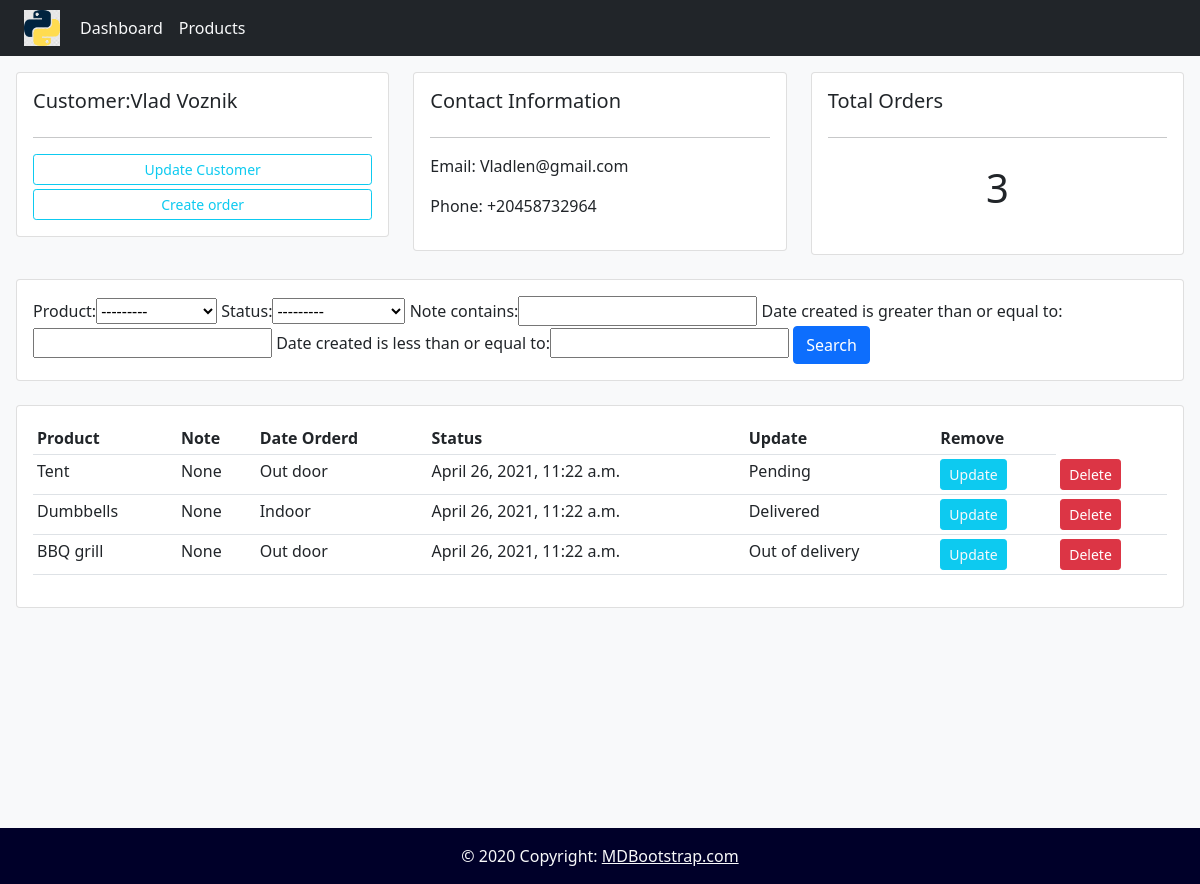
/customer/3/, run on the app's committed database.
### accounts/models.py (models this page shows, shortened)
class Customer(models.Model):
	name					= models.CharField(max_length = 50)
	email 					= models.EmailField(max_length = 250)
	phone_number 			= models.CharField(max_length = 12)
	date_created			= models.DateTimeField(auto_now_add = True ,null = True)
	class Meta:
		verbose_name = "Customer"
		verbose_name_plural = "Customers"

class Order(models.Model):
	STATUS = (
		('Pending','Pending'),
		('Out of delivery','Out of delivery'),
		('Delivered','Delivered')
		)
	customer 			= models.ForeignKey(Customer, null = True, on_delete=models.SET_NULL)
	product 			= models.ForeignKey(Product, null = True, on_delete=models.SET_NULL)
	date_created		= models.DateTimeField(auto_now_add = True, null = True)
	status 				= models.CharField(max_length = 100, choices = STATUS)
	note 				= models.CharField(max_length = 1000, null = True)
	class Meta:
		verbose_name = "Order"
		verbose_name_plural = "Orders"

class Product(models.Model):
	CATEGORY = (
		('Indoor','Indoor'),
		('Out door','Outdoor'),
		)
	name 				= models.CharField(max_length = 200, null = True)
	price 				= models.FloatField(null = True)
	category 			= models.CharField(max_length = 200, null = True, choices = CATEGORY)
	description 		= models.CharField(max_length = 200, null = True)
	date_created		= models.DateTimeField(auto_now_add = True, null = True)
	tag 				= models.ManyToManyField(Tag)
	def __str__(self):
		return self.name
	class Meta:
		verbose_name = "Product"
		verbose_name_plural = "Products"

### accounts/views.py (the view)
# urls.py: path('customer/<str:pk>/', views.customer, name='customer'),
def customer(request, pk):
	customer		= Customer.objects.get(id = pk)
	orders			= customer.order_set.all() #Обращаемся к ребенку(Order) и к его родителю (Product)
	orders_c		= orders.count()
	myFilter = OrderFilter(request.GET, queryset=orders) # Filter stuff
	orders = myFilter.qs
	return render(request,'accounts/customer.html',{
		'customer':customer,
		'orders':orders,
		'orders_c':orders_c,
		'myFilter':myFilter,
		})

### accounts/templates/accounts/customer.html
{%  extends 'base.html' %}
{% block content %}
<div class="w-85 p-3 mx-auto">
	<div class="row">
		<div class="col-md">
			<div class="card card-body">
				<h5>Customer:{{customer.name}}</h5>
				<hr>
				<a class="btn btn-outline-info  btn-sm btn-block" href="">Update Customer</a>
				<a class="btn btn-outline-info  btn-sm btn-block mt-1" href="{% url 'create_order' customer.id %}">Create order</a>
			</div>
		</div>
		<div class="col-md">
			<div class="card card-body">
				<h5>Contact Information</h5>
				<hr>
				<p>Email: {{customer.email}}</p>
				<p>Phone: {{customer.phone_number}} </p>
			</div>
		</div>
		<div class="col-md">
			<div class="card card-body">
				<h5>Total Orders</h5>
				<hr>
				<h1 style="text-align: center;padding: 10px">{{ orders_c }}<h1>
			</div>
		</div>
	</div>
	<br>
	<div class="row">
		<div class="col">
			<div class="card card-body">
				<form method="get">
					{{myFilter.form}}
			    <button class="btn btn-primary" type="submit">Search</button>
			  </form>
			</div>
		</div>
	</div>
	<br>
	<div class="row">
		<div class="col-md">
			<div class="card card-body">
				<table class="table table-sm">
					<tr>
						<th>Product</th>
						<th>Note</th>
						<th>Date Orderd</th>
						<th>Status</th>
						<th>Update</th>
						<th>Remove</th>
					</tr>
					{% for i in orders %}
					<tr>
						<td>{{i.product}}</td>
						<td>{{i.note}}</td>
						<td>{{i.product.category}}</td>
						<td>{{i.date_created}}</td>
						<td>{{i.status}}</th>
						<td><a href="" class ="btn btn-sm btn-info text-light">Update</a></td>
						<td><a href="" class ="btn btn-sm btn-danger">Delete</a></td>
					</tr>
					{% endfor %}
				</table>
			</div>
		</div>
	</div>
</div>
{% endblock %}

### static/css/status.css (style rules this page uses)
body { background-color: #ebeff5; }

### data on the page
Customer: name "Vlad Voznik", email "Vladlen@gmail.com", phone_number "+20458732964"
Order: product "Tent", note "None", product.category "Out door", date_created "April 26, 2021, 11:22 a.m.", status "Pending"
Order: product "Dumbbells", note "None", product.category "Indoor", date_created "April 26, 2021, 11:22 a.m.", status "Delivered"
Order: product "BBQ grill", note "None", product.category "Out door", date_created "April 26, 2021, 11:22 a.m.", status "Out of delivery"

### other printed values
{{ orders_c }} "3"
